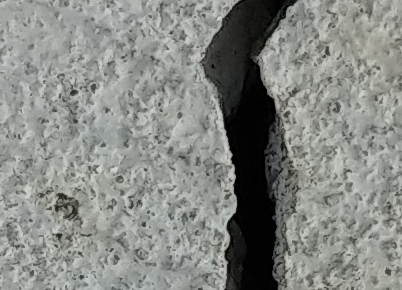
#> input picture test_image.jpg, 402 x 290 px
$ python test_image.py
#> lines starting #> are read from the running program, lines starting #| are printed output that depends on the picture; after the words box and inside, x2 and y2 are one past the last pixel; in counts of white or black regions, pixels touching at a corner belong together
### concrete_image_to_bool.py
#!/usr/bin/env python3
# -*- coding: utf-8 -*-
"""
Purpose: Convert greyscale 2d array to 2d boolean array based on a threshold
Author:  Raphael Francipane
Date:    9/11/2023
Method:  Create a numpy array of greyscale values strictly less than threshold
         using numpy boolean logic
Data dictionary:
 [array] concrete_image  2d numpy greyscale array representing concrete image
 [float] threshold  Threshold for boolean image (any value less than is true)
 [array] concrete_bool  2d numpy boolean array representing concrete image
"""
#import modules
import numpy as np

#use 2d greyscale array to generate true false boolean, where pixel is true
#if value of array less than threshold value
def concrete_image_to_bool(concrete_image, threshold):
    #create boolean numpy array from values less than threshold
    concrete_bool = concrete_image < threshold
    return concrete_bool

### remove_air_pockets.py
#!/usr/bin/env python3
# -*- coding: utf-8 -*-
"""
Purpose: Remove air pockets from 2d boolean array
Author:  Raphael Francipane
Date:    9/11/2023
Method:  Use max_pocket_len + 2 to find the size of squares to be checked in
        is_an_air_pocket. Then use a numpy ndenumerate for loop with array
        slicing to loop over all top left corners of squares to be checked by
        is_an_air_pocket. Using array slicing, check if these squares are air
        pockets, and if true, use array slicing to change the inside of the
        square to false. Once all squares have been checked, return the
        modified array.
    Loop over all possible pockets of max length, and if the array
         segment is an air pocket, change all values inside it to false
Data dictionary:
 [array] concrete_bool  2d numpy boolean array representing concrete image
 [integer] max_pocket_len  Max size of an air pocket
 [integer] sqr_len  Square size to be input to is_an_air_pocket function
                    defined as max_pocket_len + 2
"""
#import modules
import numpy as np
import is_an_air_pocket as is_pocket

#Given 2d boolean array and max pocket length, remove all air pockets in array
#as defined by is_an_air_pocket function and return modified array
def remove_air_pockets(concrete_bool, max_pocket_len):
    #define length of squares taken for testing
    sqr_len = 2 + max_pocket_len
    #for all top left corners of square
    for (x,y), value in np.ndenumerate(concrete_bool[:-sqr_len+1,:-sqr_len+1]):
        #make square false if it is an air pocket
        if is_pocket.is_an_air_pocket(concrete_bool[x:x+sqr_len,
                                                    y:y+sqr_len]) == True:
            concrete_bool[x:x+sqr_len,y:y+sqr_len] = False
    #return modified array
    return concrete_bool


### is_an_air_pocket.py
#!/usr/bin/env python3
# -*- coding: utf-8 -*-
"""
Purpose: Determine whether a given 2d boolean array is an air pocket
Author:  Raphael Francipane
Date:    9/11/2023
Method:  Test if there are any true values inside the inner square of an array
         copy using numpy any and array slicing. If false, then not a pocket,
         If true, overwrite the innersquare to false using the same method,
         and check if there are any true values remaining. If so, then there
         must be a true in the outer ring, so it is not an air pocket, else it
         is an air pocket.
Data dictionary:
 [array] square_patch  2d boolean array input
 [array] square_patch_copy copy of square_patch modified to check if pocket
 [boolean] is_pocket  True if square_patch is an air pocket, else false
"""
#import modules
import numpy as np

#return true if outer edge of 2d array is false and there is at least one true
#inside inner square
def is_an_air_pocket(square_patch):
    #modifying original array affects data used to call function, use copy
    #to not modify concrete array in remove_air_pockets
    square_patch_copy = square_patch.copy()
    #if any black squares in inner square
    if np.any(square_patch_copy[1:-1,1:-1]) == False:
        is_pocket = False
        #not pocket if no black in inner square
    else:
        #overwrite inner square to not effect detection of outer square
        square_patch_copy[1:-1,1:-1] = False
        #test if any black in outer square
        if np.any(square_patch_copy) == True:
            is_pocket = False
        #tests passed so pocket
        else:
            is_pocket = True
    return is_pocket

### crack_extent.py
#!/usr/bin/env python3
# -*- coding: utf-8 -*-
"""
Purpose: Determine extent of crack from 2d boolean array in a given axis
Author:  Raphael Francipane
Date:    9/11/2023
Method:  Use np.any along the opposite of the given axis(1-axis) to create a
         boolean array describing if the axis contains a true value. Sum these
         true values using numpy sum to find the extent along the given axis.
Data dictionary:
 [array] crack_bool  2d numpy boolean array representing concrete image with
                     air pockets removed
 [integer] axis_to_use  axis extent is to be found for
 [array] axis_contains_true  Boolean array of axes that contain a true value
 [integer] extent  Extent of crack along given axis
"""
#import modules
import numpy as np

#Given 2d boolean array, return the integer extent of true values along a
#given axis
def crack_extent(crack_bool, axis_to_use):
    #find extent by counting number of rows/columns with >1 crack segment
    extent = np.sum(np.any(crack_bool,axis=1-axis_to_use))
    return extent

### concrete_image_analysis.py
#!/usr/bin/env python3
# -*- coding: utf-8 -*-
"""
Purpose: Analyse a given greyscale crack image to find the crack extents, and
         minimum and maximim widths along a given axis.
Author:  Raphael Francipane
Date:    9/11/2023
Method:  Use concrete_to_bool to convert the concrete image and threshold to a
         2d boolean array concrete_bool. crack_bool is then generated by
         removing air pockets of the given max length from concrete_bool
         using remove_air_pockets. cack_extent is then used on both axes to
         find the two extents of the crack, and min_max_crack width is used
         to find the min and max crack length along the width axis.
Data dictionary:
 [array] crack_bool  2d numpy boolean array representing concrete image with
                     air pockets removed
 [integer] max_pocket_len  Maximum square size of an air pocket expected
                           in the concrete.
 [float] threshold  Threshold for boolean image (any value less than is true)
 [integer] width_axis Axis width should be found along
 [array] concrete_bool  2d numpy boolean array representing concrete image
 [array] crack_bool 2d numpy boolean array, concrete_bool with cracks removed
 [integer] extent_0 extent of crack along axis 0
 [integer] extent_1 extent of crack along axis 1
 [integer] minimum minimum crack length along width_axis
 [integer] maximum maximum crack length along width_axis
"""
#import modules
import crack_extent as extent
import min_max_crack_width as crack_width
import remove_air_pockets as remove_air
import concrete_image_to_bool as concrete_to_bool

#given greyscale 2d image array, threshold, max air pocket length and width
#axis, return integer extents and minimum/maximum lengths of a crack in image
def concrete_image_analysis(concrete_image, threshold, max_pocket_len,
                            width_axis):
    #convert image to boolean
    concrete_bool = concrete_to_bool.concrete_image_to_bool(concrete_image,
                                                            threshold)
    #remove air pockets
    crack_bool = remove_air.remove_air_pockets(concrete_bool, max_pocket_len)
    #find extents and min/max
    extent_0 = extent.crack_extent(crack_bool, 0)
    extent_1 = extent.crack_extent(crack_bool, 1)
    minimum, maximum = crack_width.min_max_crack_width(crack_bool, width_axis)
    #return data
    return extent_0, extent_1, minimum, maximum

### min_max_crack_width.py
#!/usr/bin/env python3
# -*- coding: utf-8 -*-
"""
Purpose: Find min and max crack widths of given 2d boolean array.
Author:  Raphael Francipane
Date:    9/11/2023
Method:  Create an array of the sum of true values along the width axis using
         numpy sum. Then use numpy.min with a crack_widths>0 boolean index
         to find the smallest non-zero crack width. Use an if statement
         with numpy any to st the minimum to zero if there is no crack.
         Then find the maximum using numpy max of the crack widths. Return
         both values.
Data dictionary:
 [array] crack_bool  2d numpy boolean array representing concrete image with
                     air pockets removed
 [integer] width_axis  axis width is to be found for
 [array] crack_widths  Boolean array of crack widths along axes
 [integer] minimum  Minimum crack length
 [integer] maximum  Maximum crack length
"""
#import modules
import numpy as np

#Given 2d boolean array and axis, return integers for minimum and maximum
#width of true values along axis
def min_max_crack_width(crack_bool, width_axis):
    #crete array along axis of crack widths
    crack_widths = np.sum(crack_bool, axis=width_axis)
    #find min from array
    minimum = np.min(crack_widths[crack_widths>0])
    #Find minimum in case where no crack
    if np.any(crack_widths) == False:
        minimum = 0
    #find max from array
    maximum = np.max(crack_widths)
    #return values
    return minimum, maximum

### test_image.py
#!/usr/bin/env python3
# -*- coding: utf-8 -*-
"""

This file uses a real image to test
    concrete_image_to_bool()
    remove_air_pockets()
    concrete_image_analysis()

The best way to use this file is to run the code in the cells one-by-one.

"""

import concrete_image_to_bool as img2bool
import remove_air_pockets as remove
import concrete_image_analysis as ana
import matplotlib.pyplot as plt
import numpy as np

# %% Constants
# The given image is a coloured image that has brightness in red, green and
# blue (RGB) colour spectra. We only need greyscale image. This numpy array
# is used to convert RGB colour scale to greyscale.
RGB_to_GREYSCALE = [0.2126,0.7152,0.0722] # Convert red-green-blue

# %% Load the test image and extra a block it for testing

# Load the image
concrete_image_rbg = plt.imread('test_image.jpg')
#> concrete_image_rbg is the input picture: shape (290, 402, 3); mean R, G, B 134.5, 137.6, 133
# A coloured image is a 3-d numpy array with shape (290, 402, 3)

# Convert the coloured image to greyscale
concrete_image_greyscale = np.sum(concrete_image_rbg * RGB_to_GREYSCALE,
                                  axis = 2)

# Slice a (50, 97) block for testing
concrete_image = concrete_image_greyscale[:50, 200:297]
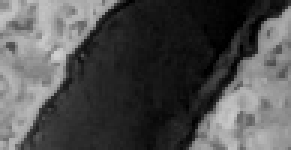
#> concrete_image: shape (50, 97) float64 (shown 3 times larger); min 0, max 209.4, mean 80

# Plot the concrete image
fig = plt.figure()
plt.imshow(concrete_image, cmap = 'gray', vmin = 0, vmax = 255)
plt.title('Real concrete image in greyscale')
plt.colorbar()
plt.show()
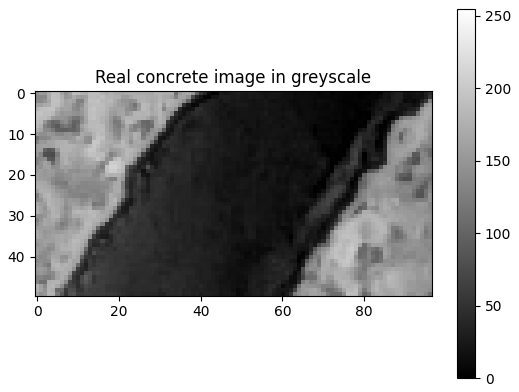
#> figure drawn by matplotlib, 2 panels

# %% Input values and expected answers

# Input values
threshold = 100
max_pocket_len = 7
width_axis = 1

# Expected answers
# The expected concrete_bool and crack_bool are stored in test_ref_data.npz
ref_data = np.load('test_ref_data.npz', allow_pickle = True)
#> (reads test_ref_data.npz from the repository)
expected_concrete_bool = ref_data['expected_concrete_bool']
expected_crack_bool = ref_data['expected_crack_bool']

expected_extent_0, expected_extent_1  = 50, 91
expected_min_width, expected_max_width = 55, 62

# %% To test concrete_image_to_bool()

# Run your concrete_image_to_bool
your_concrete_bool = img2bool.concrete_image_to_bool(concrete_image,threshold)
#> in concrete_image_to_bool, `concrete_bool = concrete_image < threshold`:
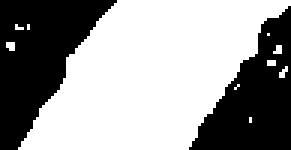
#> concrete_bool: shape (50, 97) bool (shown 3 times larger); 60.1% white; 2 black regions, box (x1, y1, x2, y2) and area: (0, 0, 39, 50) 1051, (63, 2, 97, 50) 885

fig, axs = plt.subplots(2, 1, sharex = True)
axs[0].imshow(your_concrete_bool, cmap = 'gray_r', vmin = 0, vmax = 1)
axs[0].set_title('Your concrete_bool')
axs[1].imshow(expected_concrete_bool, cmap = 'gray_r', vmin = 0, vmax = 1)
axs[1].set_title('The expected concrete_bool')
plt.show()
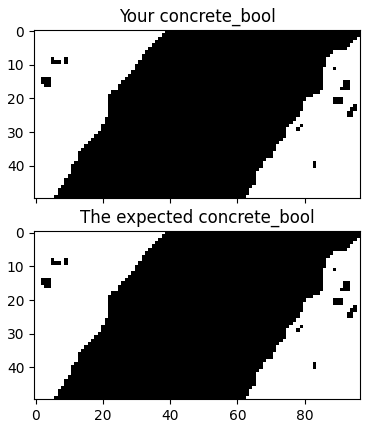
#> figure drawn by matplotlib, 2 panels

# Compare your_concrete_bool and expected_concrete_bool
if np.all(your_concrete_bool == expected_concrete_bool):
    print('Your concrete_image_to_bool returned the correct result')
else:
    print('Your concrete_image_to_bool did NOT return the correct result')

# %% To test your remove_air_pockets()

# Run your remove_air_pockets()
your_crack_bool = remove.remove_air_pockets(your_concrete_bool, max_pocket_len)
#> the loop in remove_air_pockets, `for (x,y), value in np.ndenumerate(concrete_bool[:-sqr_len+1,:-sqr_len..` made 3738 passes
#> value on passes 1 to 3: False, False, False
#> after the loop in remove_air_pockets, `for (x,y), value in np.ndenumerate(concrete_bool[:-sqr_len+1,:-sqr_len..`:
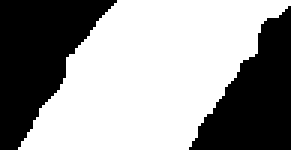
#> concrete_bool: shape (50, 97) bool (shown 3 times larger); 59.3% white; 2 black regions, box (x1, y1, x2, y2) and area: (0, 0, 39, 50) 1065, (63, 2, 97, 50) 910

fig, axs = plt.subplots(2, 1, sharex = True)
axs[0].imshow(your_crack_bool, cmap = 'gray_r', vmin = 0, vmax = 1)
axs[0].set_title('Your crack_bool')
axs[1].imshow(expected_crack_bool, cmap = 'gray_r', vmin = 0, vmax = 1)
axs[1].set_title('The expected crack_bool')
plt.show()

# Compare your_crack_bool and expected_crack_bool
if np.all(your_crack_bool == expected_crack_bool):
    print('Your remove_air_pockets returned the correct result')
else:
    print('Your remove_air_pockets() did NOT return the correct result')


# %% To test your concrete_image_analysis()

# Run your concrete_image_analysis()
your_extent_0, your_extent_1, your_min_width, your_max_width = \
        ana.concrete_image_analysis(concrete_image, threshold, max_pocket_len,
                                    width_axis)
#> the loop in remove_air_pockets (call 2), `for (x,y), value in np.ndenumerate(concrete_bool[:-sqr_len+1,:-sqr_len..` made 3738 passes
#> in crack_extent, `extent = np.sum(np.any(crack_bool,axis=1-axis_to_use))`: extent = 50
#> in concrete_image_analysis, `extent_1 = extent.crack_extent(crack_bool, 1)`: extent_1 = 91
#> in min_max_crack_width, `crack_widths = np.sum(crack_bool, axis=width_axis)`: crack_widths = 50 values, max 62 at index 18, min 55 at index 8, mean 57.5
#> in min_max_crack_width, `minimum = np.min(crack_widths[crack_widths>0])`: minimum = 55
#> in min_max_crack_width, `maximum = np.max(crack_widths)`: maximum = 62
#> in concrete_image_analysis, `minimum, maximum = crack_width.min_max_crack_width(crack_bool, width_a..`: minimum = 55; maximum = 62
#> your_extent_0 = 50; your_extent_1 = 91; your_min_width = 55; your_max_width = 62

# Create lists to do the comparisons
expected_answer = \
    [expected_extent_0, expected_extent_1,
     expected_min_width, expected_max_width]

your_answer = [your_extent_0, your_extent_1,
               your_min_width, your_max_width]
#> your_answer = [50, 91, 55, 62]

output_names = \
    ['extent_0','extent_1','min_width','max_width']

for k in range(len(output_names)):
    # Print the purpose and answers
    print('For the computation of the',output_names[k],':')
    print('\tYour function returns',your_answer[k])
    print('\tThe expected answer is',expected_answer[k])

    if type(your_answer[k]) in [int, np.int64, np.int32]:
        if your_answer[k] == expected_answer[k]:
            print('\tYour',output_names[k],'is correct')
        else:
            print('\tYour',output_names[k],'is NOT correct')
    else:
        print('\tYour',output_names[k],'does not have the correct type')

    print('')
#> this loop made 4 passes
#| 	Your function returns 50
#| 	Your function returns 91
#| 	Your function returns 55
#| 	Your function returns 62
